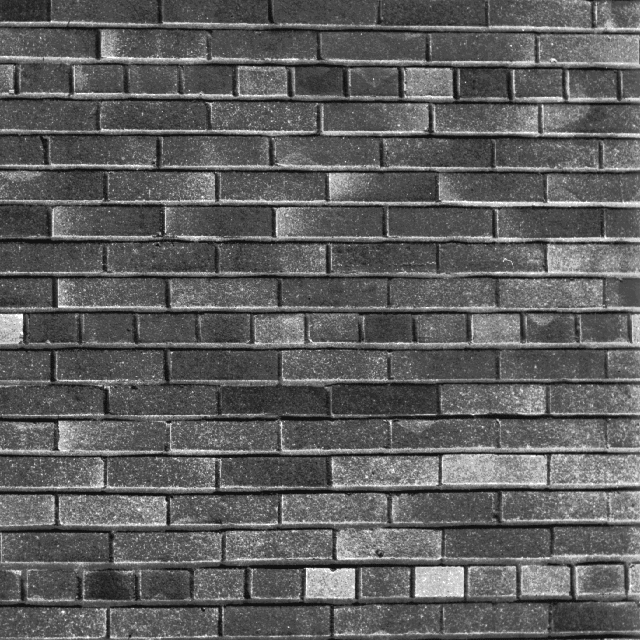
#> input picture images/img.png, 640 x 640 px; its folder holds only this picture in this run
$ python main.py
#> lines starting #> are read from the running program, lines starting #| are printed output that depends on the picture; after the words box and inside, x2 and y2 are one past the last pixel; in counts of white or black regions, pixels touching at a corner belong together; long printed decimals are rounded
#> further down, img is the input picture: shape (640, 640, 3); min 17, max 255, mean 95
from os import listdir

import cv2
import numpy as np
from skimage.filters import threshold_otsu


def boxcount(bin_img, k):
    S = np.add.reduceat(
        np.add.reduceat(bin_img, np.arange(0, bin_img.shape[0], k), axis=0),
        np.arange(0, bin_img.shape[1], k), axis=1)

    return len(np.where((S > 0) & (S < k * k))[0])


def fractal_dimension(img):
    thresh = threshold_otsu(img)
#> thresh = 112

    binary = img < thresh
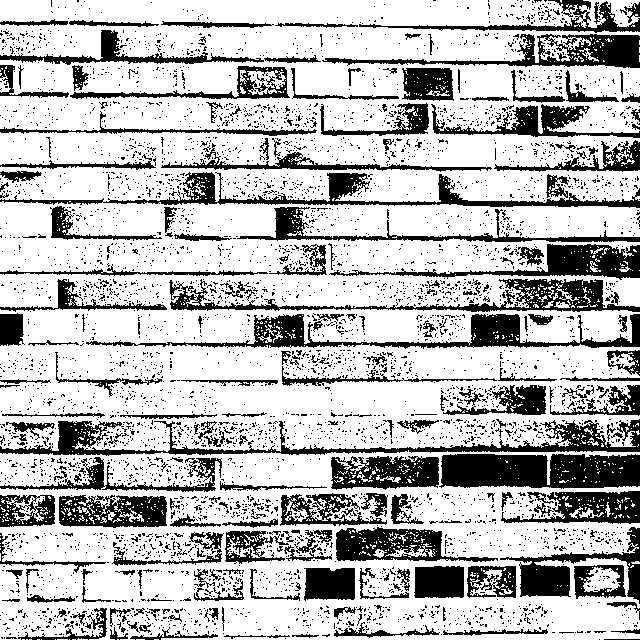
#> binary: shape (640, 640) bool; 73.1% white; 4688 black regions (4455 under 20 px), largest, box (x1, y1, x2, y2) and area: (439, 454, 640, 489) 6164, (0, 419, 640, 456) 5530, (86, 314, 640, 349) 4891

    p = min(binary.shape)
#> p = 640

    n = 2 ** np.floor(np.log(p) / np.log(2))
#> n = 512

    n = int(np.log(n) / np.log(2))
#> n = 9

    sizes = 2 ** np.arange(n, 0, -1)
#> sizes = [512, 256, 128, 64, 32, 16, 8, 4, 2]

    counts = []
    for size in sizes:
        counts.append(boxcount(binary, size))
#> this loop made 9 passes
#> S in boxcount on pass 1: [[204894, 37255], [46533, 10787]]
#> after the loop, counts = [4, 9, 25, 100, 400, 1519, 5203, 14084, 24855]

    coeffs = np.polyfit(np.log(sizes), np.log(counts), 1)
#> coeffs = [-1.69, 11.75]
    return -coeffs[0]


def get_filepaths(dirpath):
    files = listdir(dirpath)
    for file in files:
        yield '%s/%s' % (dirpath, file)


for path in get_filepaths('../images'):
    img = cv2.imread(path)
    img = cv2.cvtColor(img, cv2.COLOR_BGR2GRAY)

    res = fractal_dimension(img)
#> res = 1.69
    print("{:20}: {}".format(path, res))
#| ../images/img.png   : 1.693

$ run again, on images/img_4.png
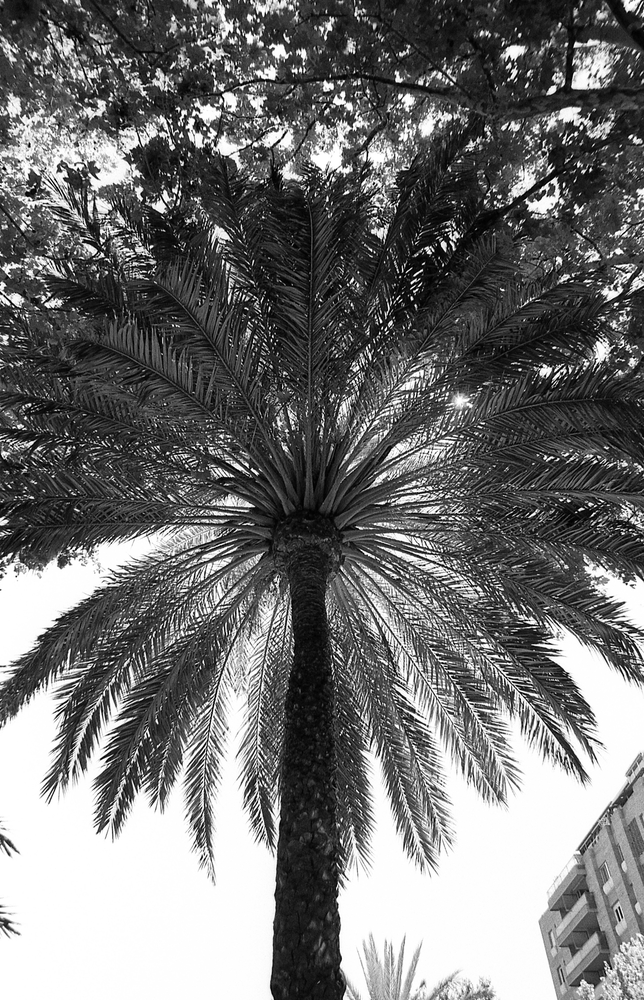
#> input picture images/img_4.png, 644 x 1000 px, shrunk from 1318 x 2048 before the run
#> img is the input picture: shape (1000, 644, 3); min 0, max 255, mean 114.5
#> img: shape (1000, 644)
#> thresh = 142
#> in fractal_dimension, `binary = img < thresh`:
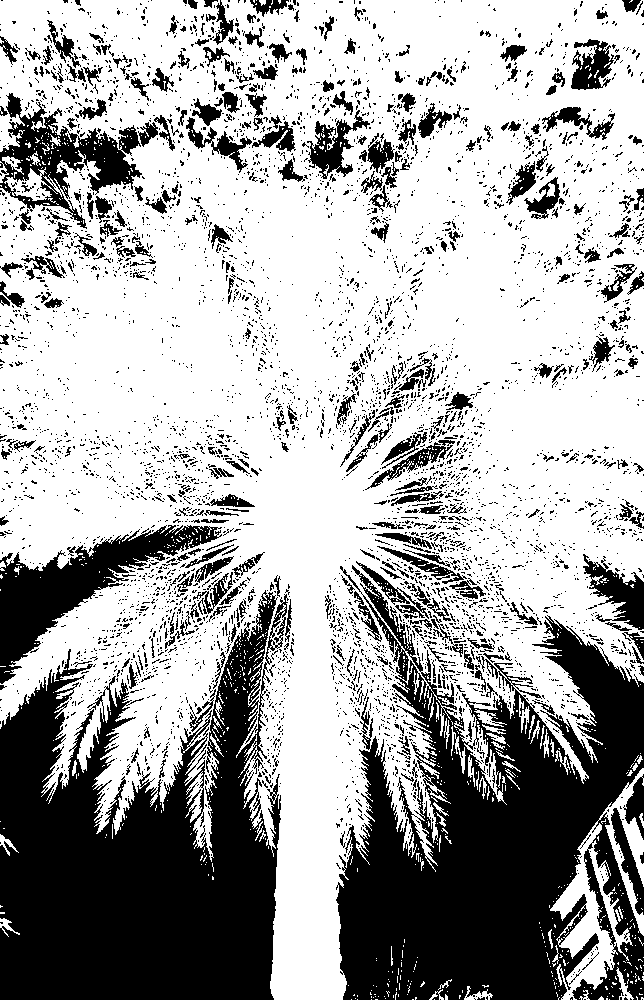
#> binary: shape (1000, 644) bool; 66% white; 5157 black regions (4742 under 20 px), largest, box (x1, y1, x2, y2) and area: (336, 565, 644, 1000) 72294, (0, 590, 289, 1000) 70938, (0, 525, 222, 684) 10269
#> the loop in fractal_dimension, `for size in sizes:` made 9 passes
#> S in boxcount on pass 1: [[224708, 59242], [113489, 27316]]
#> after the loop in fractal_dimension, `for size in sizes:`: counts = [4, 12, 47, 168, 588, 1940, 5797, 15179, 29029]
#> coeffs = [-1.66, 11.91]
#> res = 1.66
#| ../images/img_4.png : 1.661

$ run again, on images/img_3.png
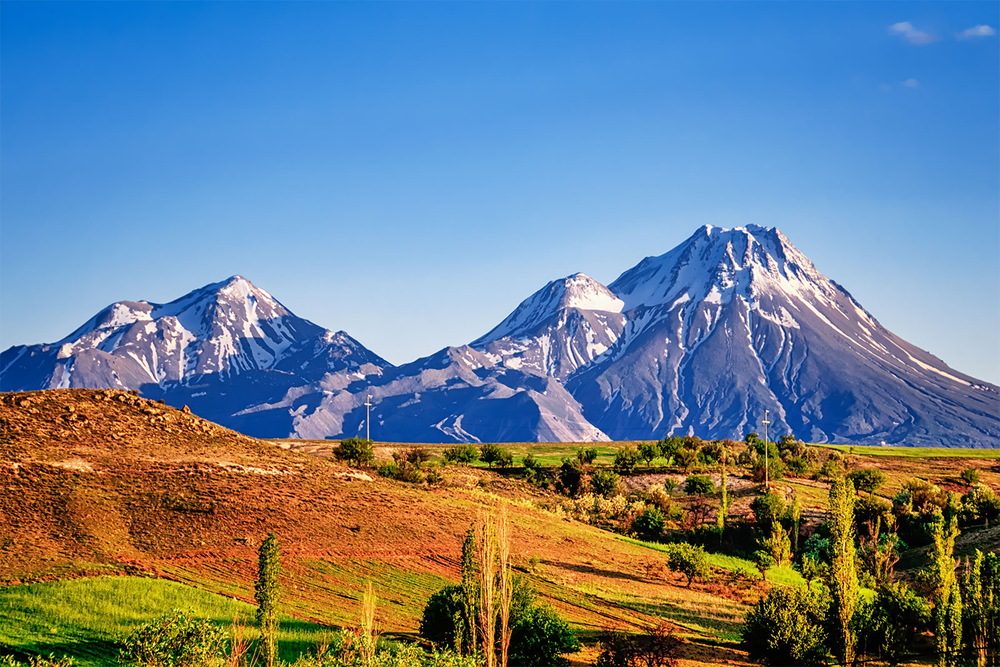
#> input picture images/img_3.png, 1000 x 667 px, shrunk from 1600 x 1067 before the run
#> img is the input picture: shape (667, 1000, 3); mean B, G, R 142.2, 128.1, 109.5
#> `img = cv2.cvtColor(img, cv2.COLOR_BGR2GRAY)`:
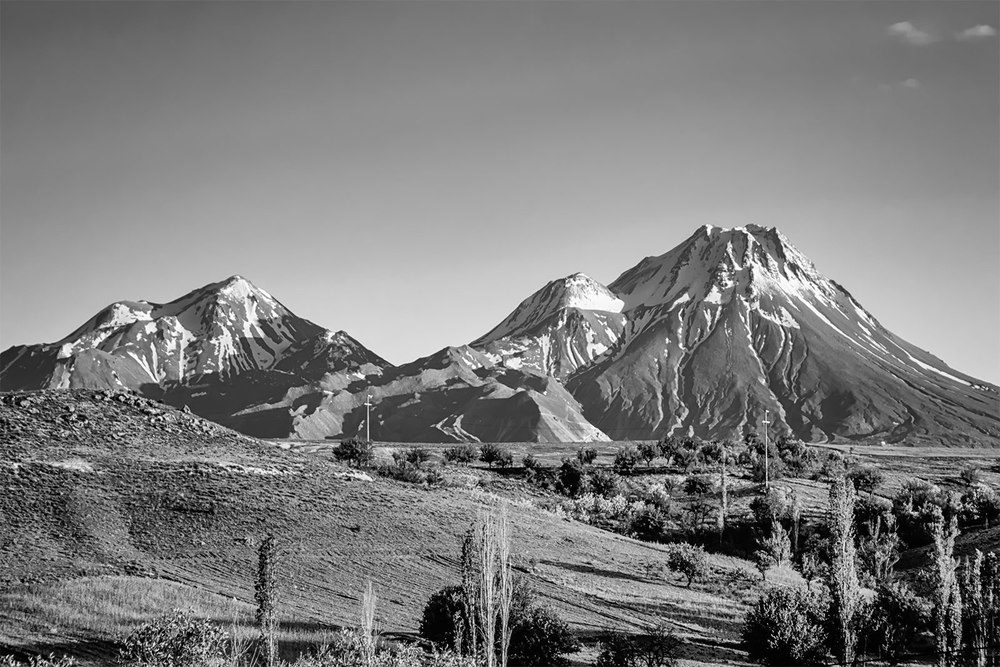
#> img: shape (667, 1000); min 0, max 255, mean 124.2
#> thresh = 107
#> in fractal_dimension, `binary = img < thresh`:
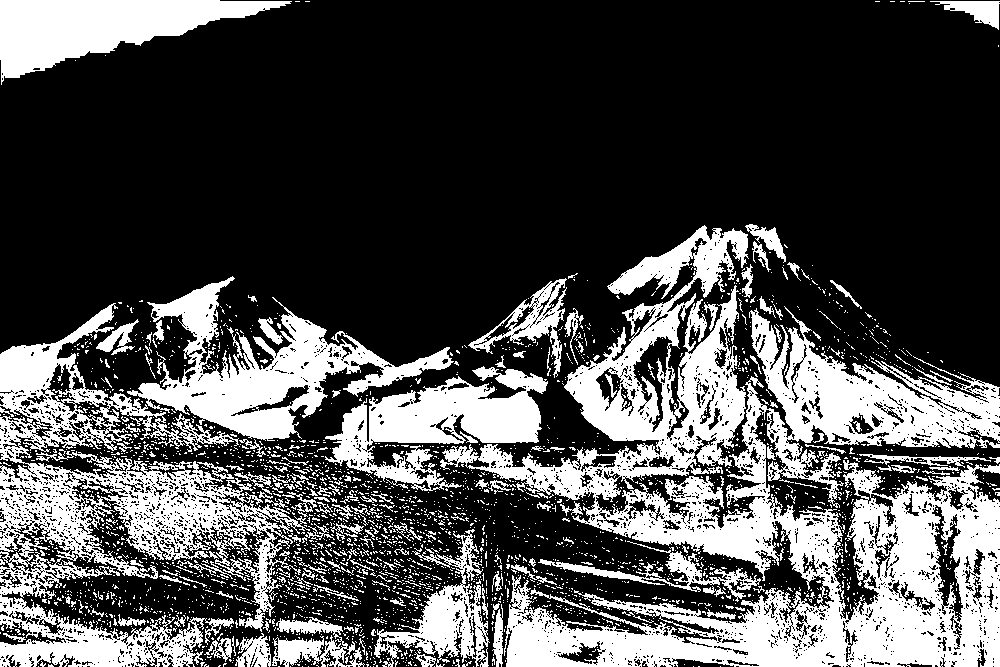
#> binary: shape (667, 1000) bool; 30.5% white; 2949 white regions (2760 under 20 px), largest, box (x1, y1, x2, y2) and area: (440, 225, 1000, 667) 93105, (0, 303, 310, 667) 35965, (127, 276, 454, 441) 16236
#> the loop in fractal_dimension, `for size in sizes:` made 9 passes
#> S in boxcount on pass 1: [[63479, 58186], [34470, 47412]]
#> after the loop in fractal_dimension, `for size in sizes:`: counts = [4, 12, 39, 119, 405, 1470, 5068, 15204, 31240]
#> coeffs = [-1.67, 11.81]
#> res = 1.67
#| ../images/img_3.png : 1.672
